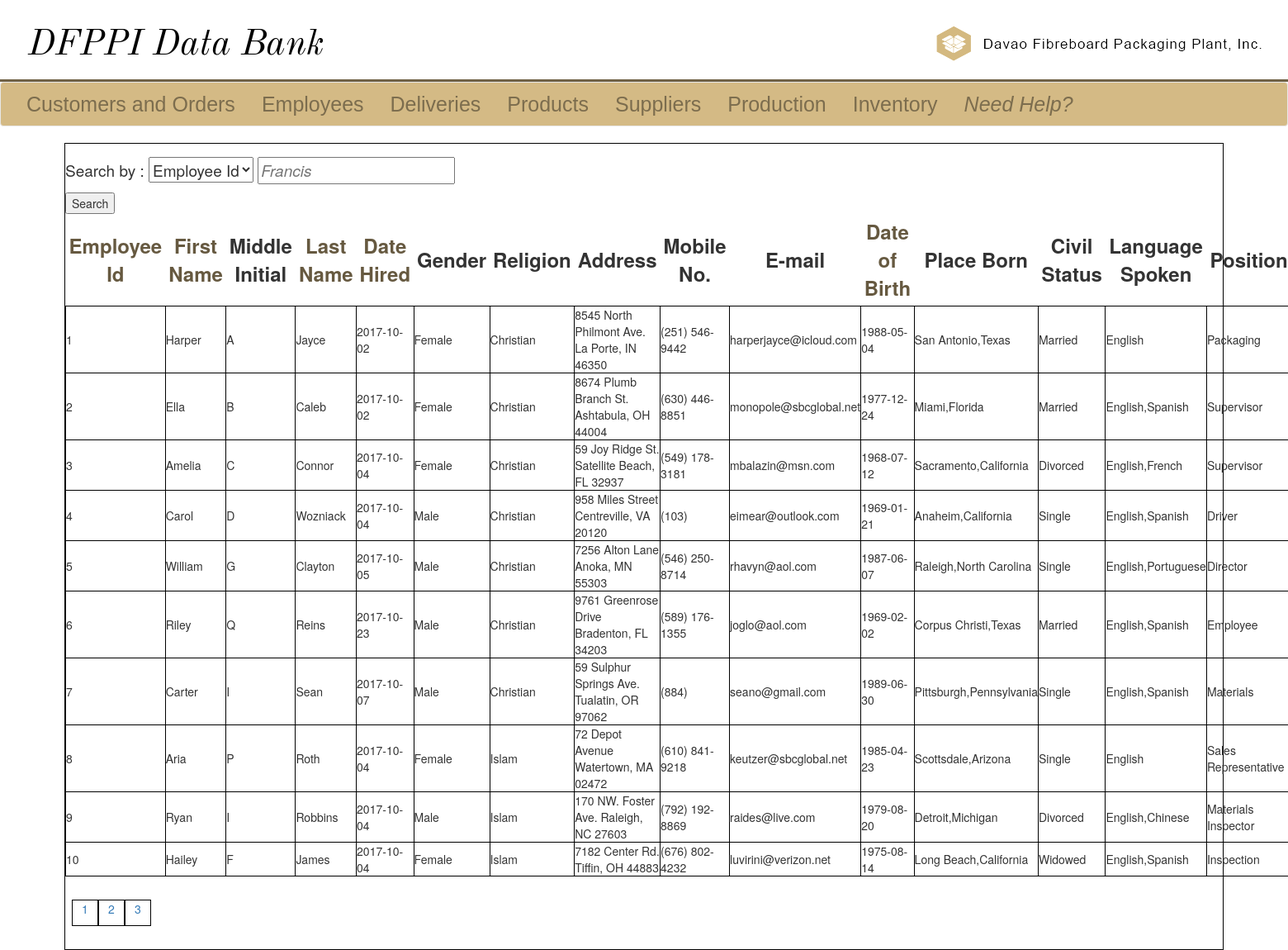
The app's page /employees-view.php with its own data.
### tables this page shows
CREATE TABLE `faculty` (
  `f_id` int(11) NOT NULL,
  `f_firstName` varchar(32) NOT NULL,
  `f_midInitial` varchar(8) NOT NULL,
  `f_lastName` varchar(32) NOT NULL,
  `f_dateHired` date NOT NULL,
  `f_sex` varchar(16) NOT NULL,
  `f_religion` varchar(16) NOT NULL,
  `f_address` varchar(128) NOT NULL,
  `f_mobileNo` varchar(32) NOT NULL,
  `f_email` varchar(32) NOT NULL,
  `f_dateOfBirth` date NOT NULL,
  `f_placeOfBirth` varchar(32) NOT NULL,
  `f_civilStatus` varchar(16) NOT NULL,
  `f_langSpoken` varchar(32) NOT NULL,
  `f_position` varchar(32) NOT NULL,
  `f_salary` int(11) NOT NULL,
  `f_department` varchar(32) NOT NULL,
  `f_status` enum('Okay','Terminated') NOT NULL DEFAULT 'Okay' COMMENT 'Okay/Terminated'
);

### employees-view.php (the view, shortened to what this page needs)
<!DOCTYPE html>
<?php
	include("sql_connect.php");
    $choice = isset($_GET['choice'])? $_GET['choice'] : 1;
    $srch = isset($_GET['srch'])? $_GET['srch'] : 1;
	$numberOfRows = 10;
	$page = isset($_GET['page']) ? $_GET['page'] : 1;
	$limit = ($page - 1) * $numberOfRows;
	$col = isset($_GET['order']) ? $_GET['order'] : "f_id";
	$dir = isset($_GET['direction']) ? $_GET['direction'] : "ASC";
	$query = "SELECT * FROM faculty WHERE {$choice} = '{$srch}' ORDER BY {$col} {$dir} LIMIT {$limit}, {$numberOfRows}";
	$result = mysqli_query($conn, $query);
	$query2 = "SELECT COUNT(*) as rowCount FROM faculty WHERE {$choice} = '{$srch}';";
	$result2 = mysqli_query($conn, $query2);
	$totalRows = mysqli_fetch_row($result2);
	$numberOfPages = ceil($totalRows[0] / $numberOfRows);
?>
<html>
	<head>
		<link rel = "stylesheet" href = "css/bootstrap.min.css">
		<link rel = "stylesheet" href = "css/design.css">
	</head>
	<body>
		<div class = "ultra-banner">
			<div class = "left-ub">
				<a href = "home.php"><img id = "left-logo" src = "images/ultra-banner.png" alt = "DFPPI Home"></a>
			</div>
			<div class = "right-ub">
				<a href = "http://www.davaofibre.ph"><img id = "right-logo" src = "images/other.png" alt = "Employee Module"></a>
			</div>
		</div>
		<div class = "line-sep">
		</div>
		<nav class="navbar navbar-default" id = "myNav">
			<div class="container-fluid">
				<ul class="nav navbar-nav">
					<li><a id = "li-a" href = "customers.php">Customers and Orders</a></li>
					<li><a id = "li-a" href = "employees.php">Employees</a></li>
					<li><a id = "li-a" href = "deliveries.php">Deliveries</a></li>
					<li><a id = "li-a" href = "products.php">Products</a></li>
					<li><a id = "li-a" href = "supplier.php">Suppliers</a></li>
					<li><a id = "li-a" href = "production.php">Production</a></li>
					<li><a id = "li-a" href = "inventory.php">Inventory</a></li>
					<li><a id = "li-a" href = "docs/manual.html"><i>Need Help?</i></a></li>
				</ul>
			</div>
		</nav>
		<div class = "main-view">
			<div class = "top-div">
				<form action = "employees-view.php" method = "get" onsubmit = "return check();" autocomplete="off">
					<p class = "form-body">Search by :
					<select id = "choice" name = "choice">
                    <option value="f_id">Employee Id</option>
					</select>
					<input type = "text" id = "srch" name = "srch" class = "input-srch" maxlength = 128 autofocus placeholder = "Francis" required>
					</p>
					<input id = "submit" type = "submit" value = "Search">
				</form>
			</div>
			<div class = "bot-div">
				<?php
					echo "<table class= 'table-set'  >";
					$ndir = ($col == "f_id" && $dir == "ASC") ? "DESC" : "ASC";
					echo "<th><a href='employees-view.php?choice={$choice}&srch={$srch}&direction={$ndir}&order=f_id&page={$page}'>Employee Id</a></th>";
					$ndir = ($col == "f_firstName" && $dir == "ASC") ? "DESC" : "ASC";
					echo "<th><a href='employees-view.php?choice={$choice}&srch={$srch}&direction={$ndir}&order=f_firstName&page={$page}'>First Name</a></th>";
					echo "<th>Middle Initial</th>";
					$ndir = ($col == "f_lastName" && $dir == "ASC") ? "DESC" : "ASC";
					echo "<th><a href='employees-view.php?choice={$choice}&srch={$srch}&direction={$ndir}&order=f_lastName&page={$page}'>Last Name</a></th>";
					$ndir = ($col == "f_dateHired" && $dir == "ASC") ? "DESC" : "ASC";
					echo "<th><a href='employees-view.php?choice={$choice}&srch={$srch}&direction={$ndir}&order=f_dateHired&page={$page}'>Date Hired</a></th>";
					echo "<th>Gender</th>";
					echo "<th>Religion</th>";
					echo "<th>Address</th>";
					echo "<th>Mobile No.</th>";
					echo "<th>E-mail</th>";
					$ndir = ($col == "f_dateOfBirth" && $dir == "ASC") ? "DESC" : "ASC";
					echo "<th><a href='employees-view.php?choice={$choice}&srch={$srch}&direction={$ndir}&order=f_dateOfBirth&page={$page}'>Date of Birth</a></th>";
					echo "<th>Place Born</th>";
					echo "<th>Civil Status</th>";
					echo "<th>Language Spoken</th>";
					echo "<th>Position</th>";
					while($row = mysqli_fetch_assoc($result)){
						echo "<tr>";
						echo "<td>{$row["f_id"]}</td>";
						echo "<td>{$row["f_firstName"]}</td>";
						echo "<td>{$row["f_midInitial"]}</td>";
						echo "<td>{$row["f_lastName"]}</td>";
						echo "<td>{$row["f_dateHired"]}</td>";
						echo "<td>{$row["f_sex"]}</td>";
						echo "<td>{$row["f_religion"]}</td>";
						echo "<td>{$row["f_address"]}</td>";
						echo "<td>{$row["f_mobileNo"]}</td>";
						echo "<td>{$row["f_email"]}</td>";
						echo "<td>{$row["f_dateOfBirth"]}</td>";
						echo "<td>{$row["f_placeOfBirth"]}</td>";
						echo "<td>{$row["f_civilStatus"]}</td>";
						echo "<td>{$row["f_langSpoken"]}</td>";
						echo "<td>{$row["f_position"]}</td>";
						echo "</tr>";
					}
					echo "</table>";
				?>
				<div class = 'pagination'>
					<ul>
					<?php
						for($i = 1; $i <= $numberOfPages; $i++){
							echo "<li><a href='employees-view.php?choice={$choice}&srch={$srch}&direction={$dir}&order={$col}&page={$i}'>{$i}</a></li>";
						}
					?>
					</ul>
				</div>
			</div>
		</div>
	</body>
</html>

### css/design.css (style rules this page uses)
th { font-size: 3vh; text-align: center; text-decoration: none; padding: 4px; }
th a { color: #665940; }
ul { list-style-type: none; margin: 0; padding: 1vh; }
#myNav { background-color: #d4ba85; width: 100%; }
#li-a { color: #7c6d4e; text-align: center; padding: 1vh 2vh; font-size: 25px; font-family: sans-serif; text-decoration: none; }
.ultra-banner { width: 100%; background-color: #ffffff; height: 10vh; margin-bottom: 1%; }
.line-sep { background-color:#706146; width: 100%; height: 0.4vh; }
.left-ub,.right-ub { display: inline; width: 50%; height: 100%; }
.left-ub { float: left; }
#left-logo { margin-top: 4vh; margin-left: 4vh; }
#right-logo { float: right; margin-top: 4vh; margin-right: 4vh; }
.pagination li { height: 4vh; width: 4vh; display: inline-block; text-align: center; border: 1px solid black; }
input[placeholder] { font-style: italic; }
p.form-body { font-size: 19px; margin-top: 2vh; }
.main-view { margin-left: auto; margin-right: auto; border: 1px solid black; height: 100%; width: 90%; }
.pagination, .top-div, .mid-div { width: 100%; }
.table-set td { width: auto; border: 1px solid black; cellspacing: 1px; cellpadding: 3px; }
input[placeholder] { color: black; }

### records on screen
faculty: f_id "1", f_firstName "Harper", f_midInitial "A", f_lastName "Jayce", f_dateHired "2017-10-02", f_sex "Female", f_religion "Christian", f_address "8545 North Philmont Ave. La Porte, IN 46350", f_mobileNo "(251) 546-9442", f_email "harperjayce@icloud.com", f_dateOfBirth "1988-05-04", f_placeOfBirth "San Antonio,Texas", f_civilStatus "Married", f_langSpoken "English", f_position "Packaging"
faculty: f_id "2", f_firstName "Ella", f_midInitial "B", f_lastName "Caleb", f_dateHired "2017-10-02", f_sex "Female", f_religion "Christian", f_address "8674 Plumb Branch St. Ashtabula, OH 44004", f_mobileNo "(630) 446-8851", f_email "monopole@sbcglobal.net", f_dateOfBirth "1977-12-24", f_placeOfBirth "Miami,Florida", f_civilStatus "Married", f_langSpoken "English,Spanish", f_position "Supervisor"
faculty: f_id "3", f_firstName "Amelia", f_midInitial "C", f_lastName "Connor", f_dateHired "2017-10-04", f_sex "Female", f_religion "Christian", f_address "59 Joy Ridge St. Satellite Beach, FL 32937", f_mobileNo "(549) 178-3181", f_email "mbalazin@msn.com", f_dateOfBirth "1968-07-12", f_placeOfBirth "Sacramento,California", f_civilStatus "Divorced", f_langSpoken "English,French", f_position "Supervisor"
faculty: f_id "4", f_firstName "Carol", f_midInitial "D", f_lastName "Wozniack", f_dateHired "2017-10-04", f_sex "Male", f_religion "Christian", f_address "958 Miles Street Centreville, VA 20120", f_mobileNo "(103)", f_email "eimear@outlook.com", f_dateOfBirth "1969-01-21", f_placeOfBirth "Anaheim,California", f_civilStatus "Single", f_langSpoken "English,Spanish", f_position "Driver"
faculty: f_id "5", f_firstName "William", f_midInitial "G", f_lastName "Clayton", f_dateHired "2017-10-05", f_sex "Male", f_religion "Christian", f_address "7256 Alton Lane Anoka, MN 55303", f_mobileNo "(546) 250-8714", f_email "rhavyn@aol.com", f_dateOfBirth "1987-06-07", f_placeOfBirth "Raleigh,North Carolina", f_civilStatus "Single", f_langSpoken "English,Portuguese", f_position "Director"
faculty: f_id "6", f_firstName "Riley", f_midInitial "Q", f_lastName "Reins", f_dateHired "2017-10-23", f_sex "Male", f_religion "Christian", f_address "9761 Greenrose Drive Bradenton, FL 34203", f_mobileNo "(589) 176-1355", f_email "joglo@aol.com", f_dateOfBirth "1969-02-02", f_placeOfBirth "Corpus Christi,Texas", f_civilStatus "Married", f_langSpoken "English,Spanish", f_position "Employee"
faculty: f_id "7", f_firstName "Carter", f_midInitial "I", f_lastName "Sean", f_dateHired "2017-10-07", f_sex "Male", f_religion "Christian", f_address "59 Sulphur Springs Ave. Tualatin, OR 97062", f_mobileNo "(884)", f_email "seano@gmail.com", f_dateOfBirth "1989-06-30", f_placeOfBirth "Pittsburgh,Pennsylvania", f_civilStatus "Single", f_langSpoken "English,Spanish", f_position "Materials"
faculty: f_id "8", f_firstName "Aria", f_midInitial "P", f_lastName "Roth", f_dateHired "2017-10-04", f_sex "Female", f_religion "Islam", f_address "72 Depot Avenue Watertown, MA 02472", f_mobileNo "(610) 841-9218", f_email "keutzer@sbcglobal.net", f_dateOfBirth "1985-04-23", f_placeOfBirth "Scottsdale,Arizona", f_civilStatus "Single", f_langSpoken "English", f_position "Sales Representative"
faculty: f_id "9", f_firstName "Ryan", f_midInitial "I", f_lastName "Robbins", f_dateHired "2017-10-04", f_sex "Male", f_religion "Islam", f_address "170 NW. Foster Ave. Raleigh, NC 27603", f_mobileNo "(792) 192-8869", f_email "raides@live.com", f_dateOfBirth "1979-08-20", f_placeOfBirth "Detroit,Michigan", f_civilStatus "Divorced", f_langSpoken "English,Chinese", f_position "Materials Inspector"
faculty: f_id "10", f_firstName "Hailey", f_midInitial "F", f_lastName "James", f_dateHired "2017-10-04", f_sex "Female", f_religion "Islam", f_address "7182 Center Rd. Tiffin, OH 44883", f_mobileNo "(676) 802-4232", f_email "luvirini@verizon.net", f_dateOfBirth "1975-08-14", f_placeOfBirth "Long Beach,California", f_civilStatus "Widowed", f_langSpoken "English,Spanish", f_position "Inspection"
